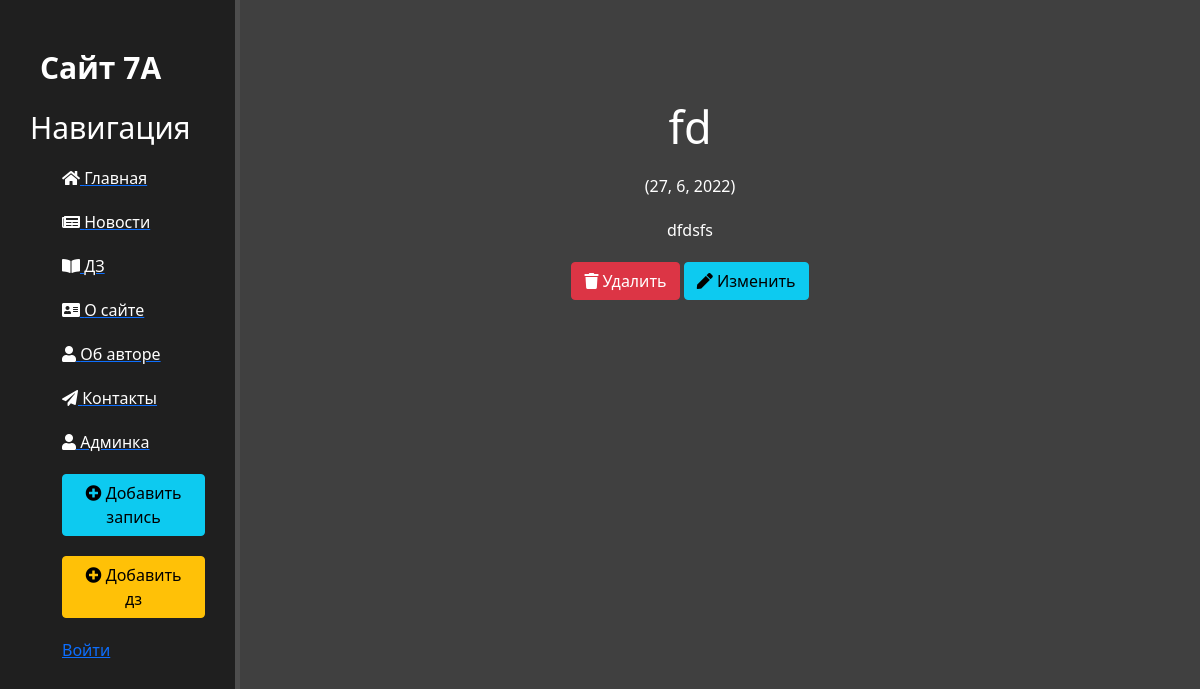
/news/15, run on the app's committed database.
### news/models.py (models this page shows, shortened)
class Articles(models.Model):
    title = models.CharField('Название', max_length=50)
    anons = models.CharField('Анонс', max_length=250)
    full_text = models.TextField("Текст")
    date = models.CharField('Дата публикации', default=time, max_length=50)
    class Meta:
        verbose_name = "Новость"

### news/views.py (the view)
# urls.py: path('/<int:pk>', views.NewsDetailView.as_view(), name='news-detail'),
class NewsDetailView(DetailView):
    model = Articles
    template_name = 'news/details_view.html'
    context_object_name = 'articles'

### news/templates/news/details_view.html (shortened to what this page needs)
{% extends "main/layout.html" %}
{% block content %}
    <div class="features">
        <h1>{{ articles.title }}</h1>
        <p>{{ articles.date }}</p>
        <p>{{ articles.full_text }}</p>
        <a href="{% url 'news-delete' articles.id %}"><button class="btn btn-danger"><i class="fas fa-trash"></i> Удалить</button></a>
        <a href="{% url 'news-update' articles.id %}"><button class="btn btn-info"><i class="fas fa-pen"></i> Изменить</button></a>
    </div>
{% endblock %}

### main/static/main/css/main.css (style rules this page uses)
body { background: #404040; }
main .features { float: left; color: white; margin-top: 100px; text-align: center; width: 75%; }
main .features h1 { font-size: 45px }
main .features p { max-width: 400px; margin: 20px auto }

### data on the page
Articles: title "fd", date "(27, 6, 2022)", full_text "dfdsfs"
